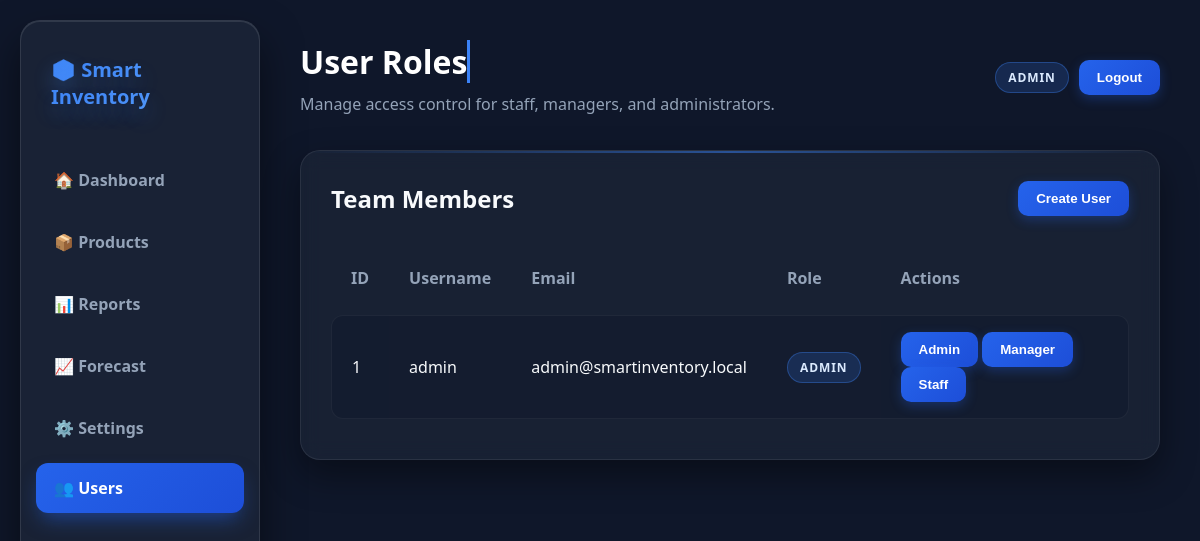
The app's page /users (signed in) with its own data.
### tables this page shows
CREATE TABLE users (
            id INTEGER PRIMARY KEY AUTOINCREMENT,
            username TEXT UNIQUE NOT NULL,
            email TEXT UNIQUE NOT NULL,
            password_hash TEXT NOT NULL,
            role TEXT NOT NULL DEFAULT 'staff',
            created_at DATETIME DEFAULT CURRENT_TIMESTAMP
        );

### app.py (the view)
@app.route("/users")
@login_required
@role_required("admin")
def users():
    conn = get_db()
    user_list = conn.execute("SELECT * FROM users ORDER BY id ASC").fetchall()
    conn.close()
    return render_template("users.html", users=user_list)

### app.py (called while the page is built)
@app.context_processor
def inject_lang():
    lang = session.get("lang", "en")
    return {
        "lang": lang,
        "t": translations.get(lang, translations["en"]),
        "current_user": get_current_user(),
    }

def get_db():
    conn = sqlite3.connect(DATABASE)
    conn.row_factory = sqlite3.Row
    return conn

def get_current_user():
    user_id = session.get("user_id")
    if not user_id:
        return None
    conn = get_db()
    user = conn.execute("SELECT * FROM users WHERE id = ?", (user_id,)).fetchone()
    conn.close()
    return dict(user) if user else None

def login_required(view_func):
    @wraps(view_func)
    def wrapper(*args, **kwargs):
        if not get_current_user():
            return redirect(url_for("login", next=request.path))
        return view_func(*args, **kwargs)
    return wrapper

def role_required(*allowed_roles):
    def decorator(view_func):
        @wraps(view_func)
        def wrapper(*args, **kwargs):
            user = get_current_user()
            if not user:
                return redirect(url_for("login", next=request.path))
            if user.get("role") not in allowed_roles:
                flash("You do not have permission to access this page.", "danger")
                return redirect(url_for("dashboard"))
            return view_func(*args, **kwargs)
        return wrapper
    return decorator

### templates/users.html (shortened to what this page needs)
<!DOCTYPE html>
<html lang="en">
<head>
    <link rel="stylesheet" href="{{ url_for('static', filename='css/style.css') }}">
</head>
<body>
    <aside class="sidebar">
        <div class="logo">📦 Smart Inventory</div>
        <nav>
            <a href="/">🏠 Dashboard</a>
            <a href="/products">📦 Products</a>
            <a href="/reports">📊 Reports</a>
            <a href="/forecast">📈 Forecast</a>
            <a href="/settings">⚙️ Settings</a>
            <a href="/users" class="active">👥 Users</a>
        </nav>
    </aside>
    <main class="main-content">
        <div class="dashboard-header">
            <div>
                <h1>User Roles</h1>
                <p>Manage access control for staff, managers, and administrators.</p>
            </div>
            <div style="display:flex; gap:10px; align-items:center;">
                <span class="role-badge">{{ current_user.role|upper }}</span>
                <a href="{{ url_for('logout') }}"><button>Logout</button></a>
            </div>
        </div>
        <section class="inventory-section">
            <div class="inventory-header">
                <h2>Team Members</h2>
                <a href="{{ url_for('register') }}"><button>Create User</button></a>
            </div>
            <div class="table-wrapper">
                <table>
                    <thead>
                        <tr>
                            <th>ID</th>
                            <th>Username</th>
                            <th>Email</th>
                            <th>Role</th>
                            <th>Actions</th>
                        </tr>
                    </thead>
                    <tbody>
                        {% for user in users %}
                        <tr>
                            <td>{{ user.id }}</td>
                            <td>{{ user.username }}</td>
                            <td>{{ user.email }}</td>
                            <td>
                                <span class="role-badge {{ user.role }}">{{ user.role }}</span>
                            </td>
                            <td>
                                <form method="POST" action="{{ url_for('update_user_role', user_id=user.id, role='admin') }}" style="display:inline;">
                                    <button type="submit" class="edit-btn" {% if user.role == 'admin' %}disabled{% endif %}>Admin</button>
                                </form>
                                <form method="POST" action="{{ url_for('update_user_role', user_id=user.id, role='manager') }}" style="display:inline;">
                                    <button type="submit" class="edit-btn" {% if user.role == 'manager' %}disabled{% endif %}>Manager</button>
                                </form>
                                <form method="POST" action="{{ url_for('update_user_role', user_id=user.id, role='staff') }}" style="display:inline;">
                                    <button type="submit" class="edit-btn" {% if user.role == 'staff' %}disabled{% endif %}>Staff</button>
                                </form>
                            </td>
                        </tr>
                        {% endfor %}
                    </tbody>
                </table>
            </div>
        </section>
    </main>
</body>
</html>

### static/css/style.css (style rules this page uses)
* { margin: 0; padding: 0; box-sizing: border-box; }
body { font-family: 'Segoe UI', system-ui, -apple-system, sans-serif; background: #0f172a; color: #f8fafc; min-height: 100vh; perspective: 1000px; overflow-x: hidden; }
.sidebar { position: fixed; left: 20px; top: 20px; width: 240px; height: calc(100vh - 40px); background: rgba(30, 41, 59, 0.7); backdrop-filter: blur(12px); border: 1px solid rgba(255, 255, 255, 0.1); border-radius: 20px; padding: 25px 15px; box-shadow: 0 20px 40px rgba(0, 0, 0, 0.5), inset 0 1px 0 rgba(255, 255, 255, 0.1); transform-style: preserve-3d; z-index: 100; }
.logo { font-size: 20px; font-weight: 800; padding: 10px 15px; margin-bottom: 35px; background: linear-gradient(135deg, #3b82f6, #60a5fa); -webkit-background-clip: text; -webkit-text-fill-color: transparent; text-shadow: 0 10px 20px rgba(59, 130, 246, 0.3); }
.sidebar nav { display: flex; flex-direction: column; gap: 12px; }
.sidebar nav a { color: #94a3b8; text-decoration: none; padding: 14px 18px; border-radius: 12px; font-weight: 600; transition: all 0.3s cubic-bezier(0.4, 0, 0.2, 1); position: relative; }
.sidebar nav a:hover, .sidebar nav a.active { background: linear-gradient(135deg, #2563eb, #1d4ed8); color: #ffffff; transform: translateY(-2px) translateZ(10px); box-shadow: 0 10px 20px -5px rgba(37, 99, 235, 0.5); }
.main-content { margin-left: 280px; padding: 40px 40px 40px 20px; }
.dashboard-header { display: flex; justify-content: space-between; align-items: center; margin-bottom: 35px; }
.dashboard-header h1 { font-size: 32px; font-weight: 800; color: #ffffff; display: inline-block; overflow: hidden; white-space: nowrap; border-right: 3px solid #3b82f6; animation: typing 2.5s steps(30, end), blink 0.75s infinite; }
.dashboard-header p { color: #94a3b8; margin-top: 5px; }
.inventory-section { background: rgba(30, 41, 59, 0.6); backdrop-filter: blur(10px); padding: 30px; border-radius: 20px; border: 1px solid rgba(255, 255, 255, 0.08); box-shadow: 0 15px 35px rgba(0, 0, 0, 0.4); }
.inventory-header { display: flex; justify-content: space-between; align-items: center; margin-bottom: 25px; }
.table-wrapper { overflow-x: auto; }
table { width: 100%; border-collapse: separate; border-spacing: 0 10px; }
th { padding: 16px 20px; color: #94a3b8; font-weight: 600; text-align: left; border: none; }
td { padding: 16px 20px; background: rgba(15, 23, 42, 0.4); border-top: 1px solid rgba(255, 255, 255, 0.05); border-bottom: 1px solid rgba(255, 255, 255, 0.05); transition: all 0.2s ease; }
td:first-child { border-left: 1px solid rgba(255, 255, 255, 0.05); border-top-left-radius: 12px; border-bottom-left-radius: 12px; }
td:last-child { border-right: 1px solid rgba(255, 255, 255, 0.05); border-top-right-radius: 12px; border-bottom-right-radius: 12px; }
button, .edit-btn { display: inline-block; padding: 10px 18px; background: linear-gradient(135deg, #2563eb, #1d4ed8); color: #ffffff; border: none; border-radius: 10px; font-weight: 600; text-decoration: none; cursor: pointer; box-shadow: 0 4px 12px rgba(37, 99, 235, 0.3); transition: all 0.3s ease; }
.role-badge { display: inline-flex; align-items: center; justify-content: center; padding: 6px 12px; border-radius: 999px; background: rgba(59, 130, 246, 0.18); color: #dbeafe; border: 1px solid rgba(59, 130, 246, 0.35); font-size: 12px; font-weight: 700; text-transform: uppercase; letter-spacing: 0.08em; }
.inventory-section { position: relative; overflow: hidden; }
.inventory-section::before { content: ''; position: absolute; top: 0; left: 0; width: 100%; height: 2px; background: linear-gradient(90deg, transparent, rgba(59, 130, 246, 0.5), transparent); }

### records on screen
users: role "ADMIN", id "1", username "admin", email "admin@smartinventory.local"
